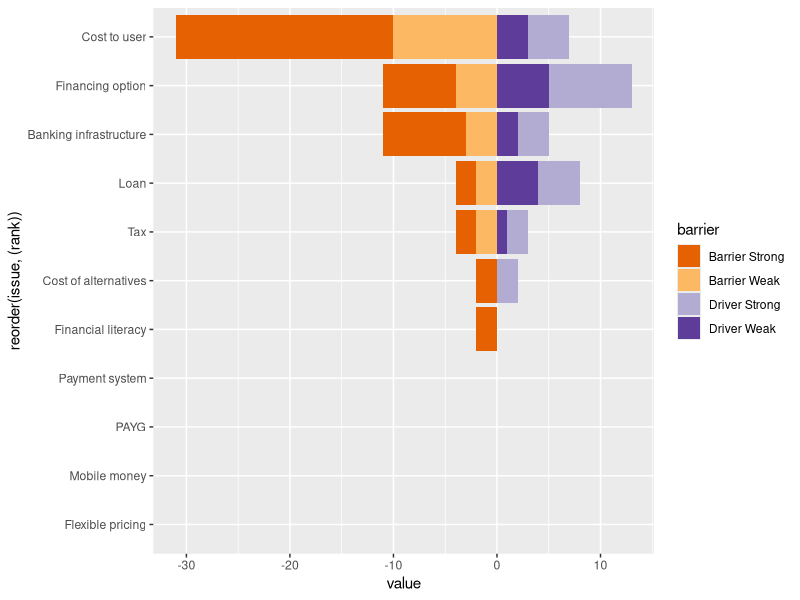
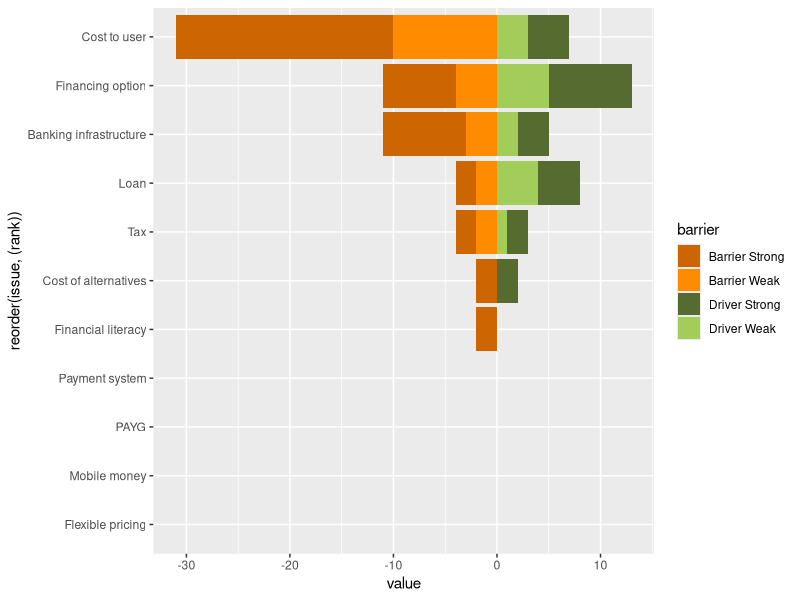

These charts were generated, in order, by the following R code:
## ---- chunk 1
library(tidyverse)
library(readxl)
data <- read_excel("dataexample.xlsx")
## ---- chunk 2
d2 <- data %>% gather("barrier", "value", -issue) %>% 
  mutate(barrier = str_replace(barrier, "_", " ")) %>%   # replace underscore with space
  mutate(barrier = str_to_title(barrier))                # Transform to Title Case

d2
## ---- chunk 3
rank <- d2 %>% 
  filter(barrier == "Total") %>% 
  rename(rank = value)

data3 <- left_join(d2, rank, by = c("issue" = "issue")) %>% 
  select(issue, barrier = barrier.x, value, rank) %>% 
  filter(barrier != "Total")

data3
## ---- chunk 4
data3 %>% 
  ggplot(aes(x= reorder(issue, (rank)), y = value, fill = barrier)) +
  geom_col() + 
  scale_fill_brewer(type = "div", palette = "PuOr") +
  coord_flip()
## ---- chunk 5
data3 %>% 
  ggplot(aes(x= reorder(issue, (rank)), y = value, fill = barrier)) +
  geom_col() + 
  scale_fill_manual(values = c("darkorange3", "darkorange", "darkolivegreen", "darkolivegreen3")) +
  coord_flip()
